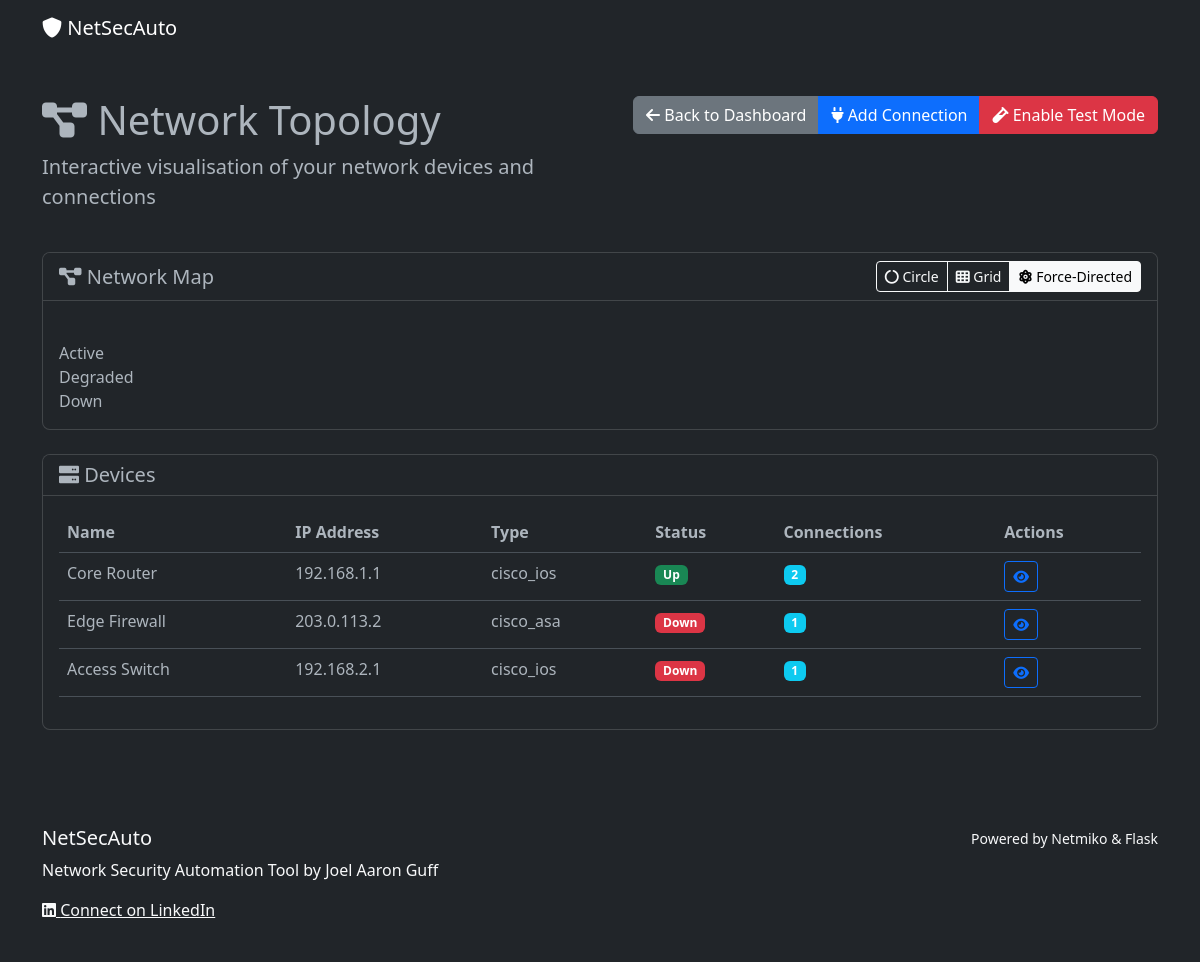
The page /topology (signed in) on the database its author committed.
### models.py (models this page shows, shortened)
class Device(db.Model):
    __tablename__ = 'device'
    id: Mapped[int] = db.Column(db.Integer, primary_key=True)
    name: Mapped[str] = db.Column(db.String(64), nullable=False)
    ip_address: Mapped[str] = db.Column(db.String(64), nullable=False)
    device_type: Mapped[str] = db.Column(db.String(32), nullable=False)
    username: Mapped[Optional[str]] = db.Column(db.String(64))
    password: Mapped[Optional[str]] = db.Column(db.String(128))  # In production, encrypt passwords
    created_at: Mapped[datetime] = db.Column(db.DateTime, default=datetime.utcnow)
    last_connected: Mapped[Optional[datetime]] = db.Column(db.DateTime)
    audits: Mapped[List["SecurityAudit"]] = relationship('SecurityAudit', backref='device', lazy=True)
    backups: Mapped[List["ConfigBackup"]] = relationship('ConfigBackup', backref='device', lazy=True)

### app.py (the view)
@app.route('/topology')
@login_required
def topology():
    devices = Device.query.all()
    device_telemetry = {}
    for device in devices:
        device_telemetry[device.id] = get_ping_telemetry_for_device(device.id)
    return render_template(
        'topology.html',
        devices=devices,
        ping_data=device_telemetry
    )

### app.py (called while the page is built, shortened)
def get_ping_telemetry_for_device(device_id):
    with ping_data_lock:
        if device_id in ping_data:
            return ping_data[device_id]
    latest = PingTelemetry.query.filter_by(device_id=device_id).order_by(
        PingTelemetry.timestamp.desc()).first()
    if latest:
        return {
            'latency_ms': latest.latency_ms,
            'packet_loss': latest.packet_loss,
            'status': latest.status,
            'timestamp': latest.timestamp.isoformat()
        }

### app_init.py (called while the page is built)
@login_manager.user_loader
def load_user(user_id):
    from models import User
    try:
        return User.query.get(int(user_id))
    except ValueError:
        return User.query.get(user_id)

### templates/topology.html (shortened to what this page needs)
{% extends "layout.html" %}
{% block content %}
<div class="row mb-4">
    <div class="col">
        <h1><i class="fas fa-project-diagram"></i> Network Topology</h1>
        <p class="lead">Interactive visualisation of your network devices and connections</p>
    </div>
    <div class="col-md-auto">
        <div class="btn-group" role="group" aria-label="Actions">
            <a href="{{ url_for('index') }}" class="btn btn-secondary">
                <i class="fas fa-arrow-left"></i> Back to Dashboard
            </a>
            <button id="addConnectionBtn" class="btn btn-primary" data-bs-toggle="modal" data-bs-target="#connectionModal">
                <i class="fas fa-plug"></i> Add Connection
            </button>
            <button id="testModeBtn" class="btn btn-danger">
                <i class="fas fa-vial"></i> <span id="testModeText">Enable Test Mode</span>
            </button>
        </div>
    </div>
</div>
<div class="card mb-4">
    <div class="card-header bg-dark">
        <div class="d-flex justify-content-between align-items-center">
            <h5 class="mb-0"><i class="fas fa-project-diagram"></i> Network Map</h5>
            <div class="btn-group">
                <button id="layoutCircleBtn" class="btn btn-sm btn-outline-light">
                    <i class="fas fa-circle-notch"></i> Circle
                </button>
                <button id="layoutGridBtn" class="btn btn-sm btn-outline-light">
                    <i class="fas fa-th"></i> Grid
                </button>
                <button id="layoutForceBtn" class="btn btn-sm btn-outline-light active">
                    <i class="fas fa-atom"></i> Force-Directed
                </button>
            </div>
        </div>
    </div>
    <div class="card-body">
        <div id="topologyContainer" class="topology-container">
            <div id="topology" class="topology-canvas"></div>
            <div class="topology-legend">
                <div class="legend-item">
                     Active
                </div>
                <div class="legend-item">
                     Degraded
                </div>
                <div class="legend-item">
                     Down
                </div>
            </div>
        </div>
    </div>
</div>
<div class="card">
    <div class="card-header bg-dark">
        <h5 class="mb-0"><i class="fas fa-server"></i> Devices</h5>
    </div>
    <div class="card-body">
        {% if devices %}
        <div class="table-responsive">
            <table class="table table-hover">
                <thead>
                    <tr>
                        <th>Name</th>
                        <th>IP Address</th>
                        <th>Type</th>
                        <th>Status</th>
                        <th>Connections</th>
                        <th>Actions</th>
                    </tr>
                </thead>
                <tbody>
                    {% for device in devices %}
                    <tr>
                        <td>{{ device.name }}</td>
                        <td>{{ device.ip_address }}</td>
                        <td>{{ device.device_type }}</td>
                        <td>
                            {% if device.id in ping_data and ping_data[device.id].status %}
                                {% if ping_data[device.id].status == 'up' %}
                                <span class="badge bg-success">Up</span>
                                {% elif ping_data[device.id].status == 'degraded' %}
                                <span class="badge bg-warning">Degraded</span>
                                {% else %}
                                <span class="badge bg-danger">Down</span>
                                {% endif %}
                            {% else %}
                                <span class="badge bg-secondary">Unknown</span>
                            {% endif %}
                        </td>
                        <td>
                            <span id="device-connections-{{ device.id }}" class="badge bg-info">
                                {{ device.outgoing_connections|length + device.incoming_connections|length }}
                            </span>
                        </td>
                        <td>
                            <a href="{{ url_for('device_detail', device_id=device.id) }}" class="btn btn-sm btn-outline-primary">
                                <i class="fas fa-eye"></i>
                            </a>
                        </td>
                    </tr>
                    {% endfor %}
                </tbody>
            </table>
        </div>
        {% endif %}
    </div>
</div>
{% endblock %}

### static/css/custom.css (style rules this page uses)
body { min-height: 100vh; display: flex; flex-direction: column; }
.card { margin-bottom: 1.5rem; border-radius: 0.5rem; overflow: hidden; }
.card-header { font-weight: 500; }
.table th { font-weight: 600; }

### rows shown on the page
Device: name "Core Router", ip_address "192.168.1.1", device_type "cisco_ios", shows "Up", outgoing_connections|length "2"
Device: name "Edge Firewall", ip_address "203.0.113.2", device_type "cisco_asa", shows "Down", outgoing_connections|length "1"
Device: name "Access Switch", ip_address "192.168.2.1", device_type "cisco_ios", shows "Down", outgoing_connections|length "1"
